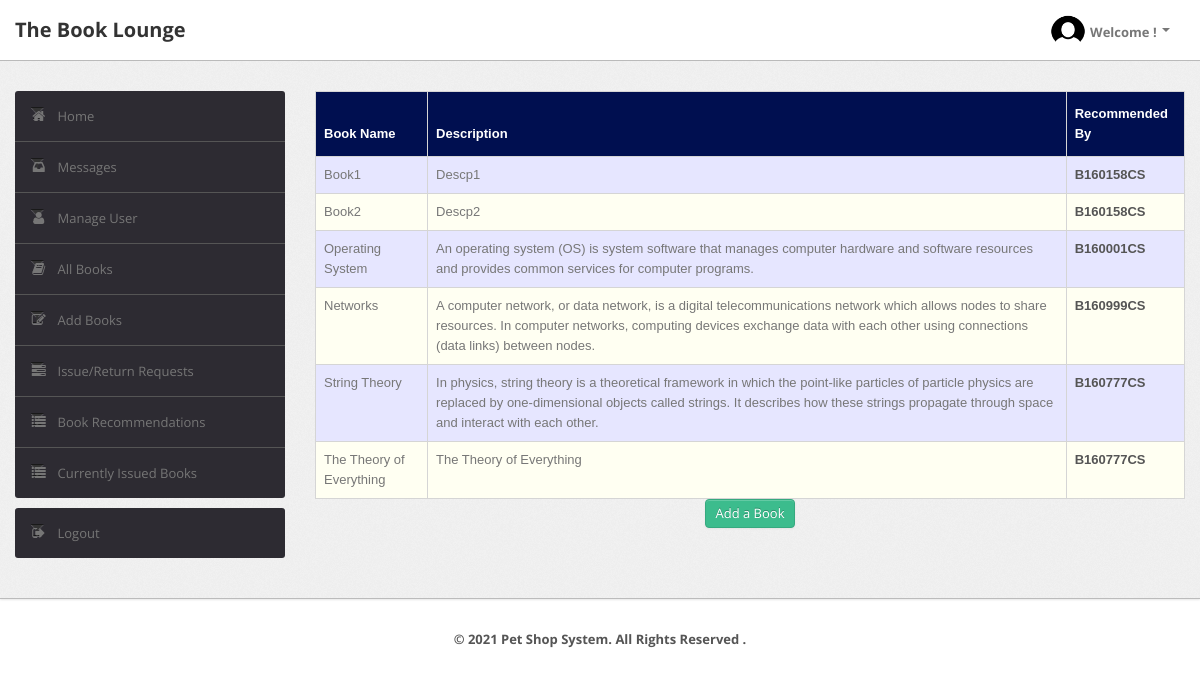
The page /admin/recommendations.php (signed in) on the database its author committed.
### tables this page shows
CREATE TABLE `recommendations` (`R_ID` int(10) NOT NULL AUTO_INCREMENT, `Book_Name` varchar(50) DEFAULT NULL, `Description` varchar(255) DEFAULT NULL, `UserId` varchar(50) DEFAULT NULL, PRIMARY KEY (`R_ID`), KEY `RollNo` (`UserId`), CONSTRAINT `recommendations_ibfk_1` FOREIGN KEY (`UserID`) REFERENCES `user` (`UserId`));

### admin/recommendations.php (the view, shortened to what this page needs)
<?php
require('dbconn.php');
?>
<?php
    if ($_SESSION['UserId']) {
        $userId=$_GET['aid'];
        $sql="SELECT Name from LMS.user WHERE UserId='$userId'";
        $result=mysqli_query($conn, $sql);
        $row=mysqli_fetch_row($result);
?>
<!DOCTYPE html>
<html lang="en">
    <head>
        <link type="text/css" href="bootstrap/css/bootstrap.min.css" rel="stylesheet">
        <link type="text/css" href="bootstrap/css/bootstrap-responsive.min.css" rel="stylesheet">
        <link type="text/css" href="css/theme.css" rel="stylesheet">
        <link type="text/css" href="images/icons/css/font-awesome.css" rel="stylesheet">
    </head>
    <body>
        <div class="navbar navbar-fixed-top">
            <div class="navbar-inner">
                <div class="container">
                        <a class="brand" href="index.php">The Book Lounge </a>
                    <div class="nav-collapse collapse navbar-inverse-collapse">
                        <ul class="nav pull-right">
                            <li class="nav-user dropdown"><a href="#" class="dropdown-toggle" data-toggle="dropdown">
                                <img src="images/profile.png" class="nav-avatar" />Welcome <?=$row[0]?>!
                                <b class="caret"></b></a>
                            </li>
                        </ul>
                    </div>
                </div>
            </div>
        </div>
        <div class="wrapper">
            <div class="container">
                <div class="row">
                    <div class="span3">
                        <div class="sidebar">
                            <ul class="widget widget-menu unstyled">
                                <li class="active"><a href="index.php?aid=<?=$userId?>"><i class="menu-icon icon-home"></i>Home
                                </a></li>
                                <li><a href="message.php?aid=<?=$userId?>"><i class="menu-icon icon-inbox"></i>Messages</a>
                                </li>
                                <li><a href="user.php?aid=<?=$userId?>"><i class="menu-icon icon-user"></i>Manage User </a>
                                </li>
                                <li><a href="book.php?aid=<?=$userId?>"><i class="menu-icon icon-book"></i>All Books </a></li>
                                <li><a href="addbook.php?aid=<?=$userId?>"><i class="menu-icon icon-edit"></i>Add Books </a></li>
                                <li><a href="requests.php?aid=<?=$userId?>"><i class="menu-icon icon-tasks"></i>Issue/Return Requests </a></li>
                                <li><a href="recommendations.php?aid=<?=$userId?>"><i class="menu-icon icon-list"></i>Book Recommendations </a></li>
                                <li><a href="current.php?aid=<?=$userId?>"><i class="menu-icon icon-list"></i>Currently Issued Books </a></li>
                            </ul>
                            <ul class="widget widget-menu unstyled">
                                <li><a href="logout.php"><i class="menu-icon icon-signout"></i>Logout </a></li>
                            </ul>
                        </div>
                    </div>
                    <div class="span9">
                        <table class="table" id = "tables">
                            <thead>
                                <tr>
                                    <th>Book Name</th>
                                    <th>Description</th>
                                    <th>Recommended By</th>
                                </tr>
                            </thead>
                            <tbody>
                                <?php
                                    $sql="select * from LMS.recommendations";
                                    $result=$conn->query($sql);
                                    while($row=$result->fetch_assoc())
                                    {
                                        $bookname=$row['Book_Name'];
                                        $description=$row['Description'];
                                        $userId=$row['UserId'];
                                ?>
                                    <tr>
                                        <td><?php echo $bookname ?></td>
                                        <td><?php echo $description?></td>
                                        <td><b><?php echo strtoupper($userId)?></b></td>
                                    </tr>
                                <?php } ?>
                            </tbody>
                        </table>
                                <center>
                                <a href="addbook.php?aid=<?=$userId?>" class="btn btn-success">Add a Book</a></center>
                    </div>
                </div>
            </div>
        </div>
        <div class="footer">
            <div class="container">
                <center><b class="copyright">&copy; 2021 Pet Shop System. All Rights Reserved .</center>
            </div>
        </div>
    </body>
</html>
<?php
    }
    else {
        echo "<script type='text/javascript'>alert('Access Denied!!!')</script>";
    }
?>

### admin/css/theme.css (style rules this page uses)
#tables { font-family: "Trebuchet MS", Arial, Helvetica, sans-serif; border-collapse: collapse; width: 100%; }
#tables td, #tables th { border: 1px solid #ddd; padding: 8px; }
#tables tr:nth-child(even) { background-color: #fffff2; }
#tables tr:nth-child(odd) { background-color: #e6e6ff; }
#tables th { padding-top: 12px; padding-bottom: 12px; text-align: left; background-color: #000F50; color: white; }
body { font-size: 13px; font-family: 'Open Sans', Arial, sans-serif; background: #fff; color: #777 }
strong, b { color: #555 }
.wrapper { background: url(../images/bg.png) #eee; border-bottom: 1px solid #bbb; -webkit-box-shadow: 0 1px 2px rgba(0,0,0,0.1); -moz-box-shadow: 0 1px 2px rgba(0,0,0,0.1); box-shadow: 0 1px 2px rgba(0,0,0,0.1); padding: 30px 0 }
.footer { color: #999; padding: 30px 0 60px }
body [class^="icon-"], body [class*=" icon-"] { font-size: 14px; line-height: 20px; height: 20px }
.navbar { position: static!important; margin: 0!important }
.navbar .navbar-inner { background: #fff; border-bottom: 1px solid #bbb; -webkit-box-shadow: 0 1px 2px rgba(0,0,0,0.15); -moz-box-shadow: 0 1px 2px rgba(0,0,0,0.15); box-shadow: 0 1px 2px rgba(0,0,0,0.15) }
.navbar .brand { color: #333; font-weight: bold; font-size: 20px; margin-right: 20px; padding: 20px }
.navbar .nav>li>a { padding: 20px 15px; font-weight: bold; color: #777 }
.nav-user>a { height: 20px }
.nav-avatar { width: 34px; height: 34px; margin: -7px 5px 0 0; -webkit-border-radius: 50%; -moz-border-radius: 50%; border-radius: 50% }
.btn, .btn-box { -webkit-border-radius: 3px; -moz-border-radius: 3px; border-radius: 3px }
.btn { font-size: 13px; font-weight: 600 }
.btn { display: inline-block; margin-bottom: 0; font-weight: 400; text-align: center; vertical-align: middle; cursor: pointer; background-image: none; border: 1px solid transparent; white-space: nowrap; padding: 4px 10px; font-size: 13px; line-height: 1.42857; border-radius: 4px; -webkit-user-select: none; -moz-user-select: none; -ms-user-select: none; user-select: none }
.btn-success { color: #fff; background-color: #3cbc8d; border-color: #36a97f }
.table { margin-bottom: 0 }
.table th, .table td { border-color: #d5d5d5!important }
.widget-menu { background: #fff; -webkit-border-radius: 3px; -moz-border-radius: 3px; border-radius: 3px; overflow: hidden }
.widget-menu a { color: #555; display: block; line-height: 20px; padding: 15px; text-decoration: none!important }
.widget-menu .menu-icon { margin-right: 10px; color: #767676; -webkit-transition: all .2s ease-in-out; -moz-transition: all .2s ease-in-out; transition: all .2s ease-in-out; }
.widget-menu>li+li { border-top: 1px solid #555 }
.widget-menu>li>a { background-color: #2d2b32; color: #767676; -webkit-transition: all .2s ease-in-out; -moz-transition: all .2s ease-in-out; transition: all .2s ease-in-out; }

### rows shown on the page
recommendations: Book_Name "Book1", Description "Descp1", UserId "B160158CS"
recommendations: Book_Name "Book2", Description "Descp2", UserId "B160158CS"
recommendations: Book_Name "Operating System", Description "An operating system (OS) is system software that manages computer hardware and software resources and provides common services for computer programs.", UserId "B160001CS"
recommendations: Book_Name "Networks", Description "A computer network, or data network, is a digital telecommunications network which allows nodes to share resources. In computer networks, computing devices exchange data with each other using connections (data links) between nodes.", UserId "B160999CS"
recommendations: Book_Name "String Theory", Description "In physics, string theory is a theoretical framework in which the point-like particles of particle physics are replaced by one-dimensional objects called strings. It describes how these strings propagate through space and interact with each other.", UserId "B160777CS"
recommendations: Book_Name "The Theory of Everything", Description "The Theory of Everything", UserId "B160777CS"
